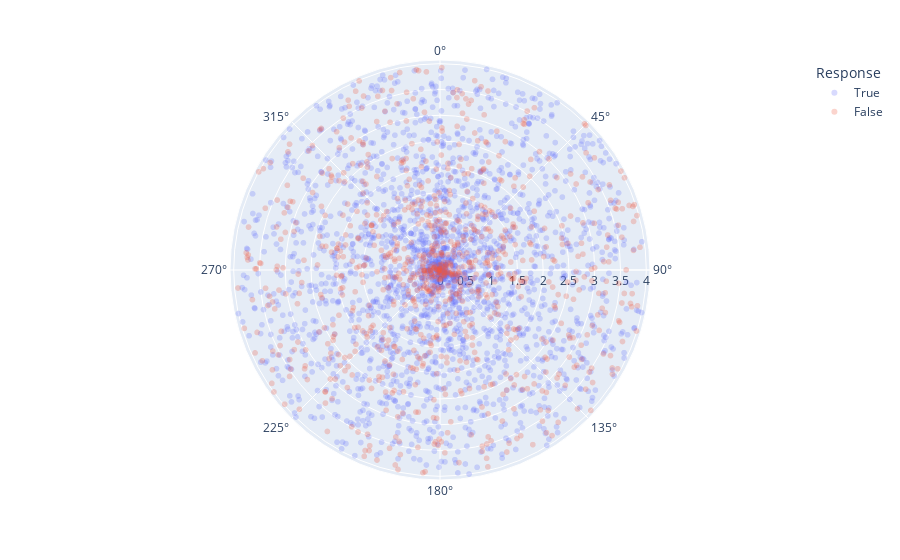

Notebook code cell kept with this figure:
### Markdown cell above
### Visualize Trials

### Code cell
fig = px.scatter_polar(
    trial_data,
    r = trial_data['Radius'],
    theta = trial_data['Theta'],
    color = trial_data['Response'],
    color_continuous_scale = 'Viridis',
    opacity = .25
)

fig.show()

### Figure 1 — Plotly figure (JSON) as saved in the notebook; plotly's stock layout.template omitted (floating-point values rounded to 4 significant figures; data arrays with more than 128 entries replaced by an {"elided": "..."} marker saying what was removed)
{"data": [{"hovertemplate": "Response=True<br>Radius=%{r}<br>Theta=%{theta}<extra></extra>", "legendgroup": "True", "marker": {"color": "#636efa", "opacity": 0.25, "symbol": "circle"}, "mode": "markers", "name": "True", "r": {"elided": "2104 float values"}, "showlegend": true, "subplot": "polar", "theta": {"elided": "2104 float values"}, "type": "scatterpolargl"}, {"hovertemplate": "Response=False<br>Radius=%{r}<br>Theta=%{theta}<extra></extra>", "legendgroup": "False", "marker": {"color": "#EF553B", "opacity": 0.25, "symbol": "circle"}, "mode": "markers", "name": "False", "r": {"elided": "886 float values"}, "showlegend": true, "subplot": "polar", "theta": {"elided": "886 float values"}, "type": "scatterpolargl"}], "layout": {"legend": {"title": {"text": "Response"}, "tracegroupgap": 0}, "margin": {"t": 60}, "polar": {"angularaxis": {"direction": "clockwise", "rotation": 90}, "domain": {"x": [0, 1], "y": [0, 1]}}}}
